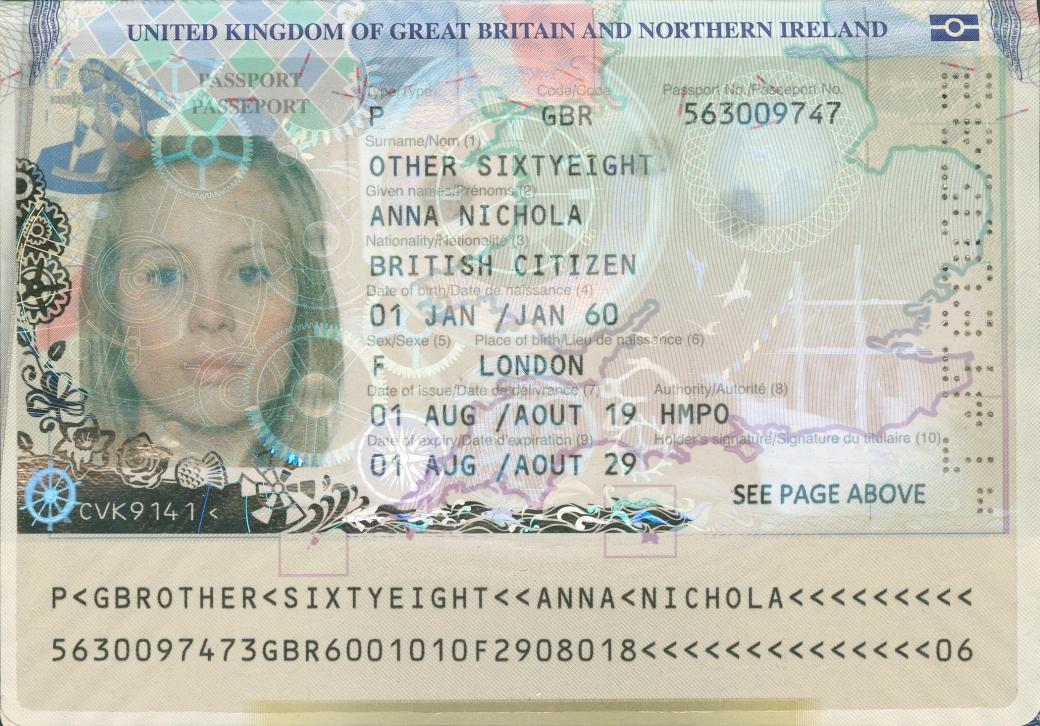
#> input picture INPUT/uk1.jpg, 1040 x 726 px; its folder holds only this picture in this run
$ jupyter execute --allow-errors TESSERACT_OCR_OPENCV_REGEX.ipynb
#> lines starting #> are read from the running program, lines starting #| are printed output that depends on the picture
[cell 1]
import cv2
import glob
import os
import re
import numpy as np
import pytesseract
from pytesseract import Output

[cell 2]
pytesseract.pytesseract.tesseract_cmd =  r'C:\Program Files\Tesseract-OCR\tesseract.exe'

[cell 3]
input_folder = "C:\\Users\\username\\Documents\\INPUT"
output_folder = "C:\\Users\\username\\Documents\\OUTPUT"
preprocess_folder = "C:\\Users\\username\\Documents\\OUTPUT\\preprocess"

[cell 4]
def preprocess(inputs,output):
#> called with inputs = 'INPUT/uk1.jpg'
    image = cv2.imread(inputs)
#> image is the input picture: shape (726, 1040, 3); mean B, G, R 179.9, 191.8, 190.8
    bi = cv2.bilateralFilter(image,9,75,75)
    gray = cv2.cvtColor(bi, cv2.COLOR_BGR2GRAY)
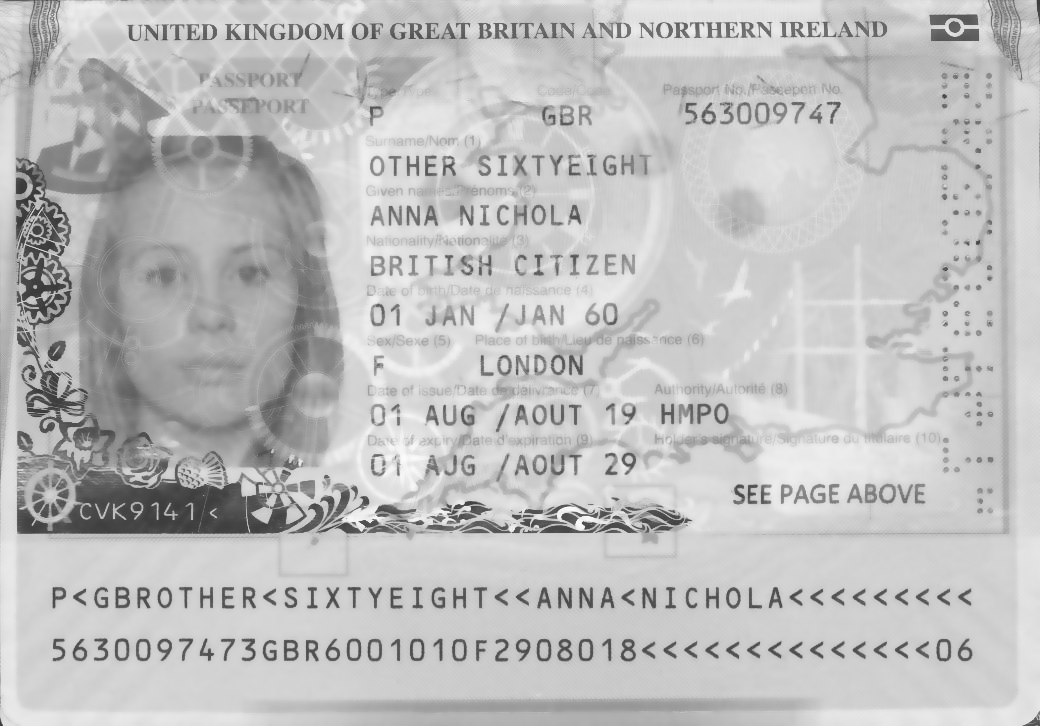
#> gray: shape (726, 1040); min 52, max 252, mean 190.4
    gray = cv2.medianBlur(gray, 3)
    custom_config = r'--oem 3 --psm 6 -c tessedit_char_whitelist= ABCDEFGHIJKLMNOPQRSTUVWXYZ1234567890< ./'
    psprt_img_text = pytesseract.image_to_string(gray, config=custom_config)
    text_file = open(output, "w")
    n = text_file.write(psprt_img_text)
    text_file.close()
